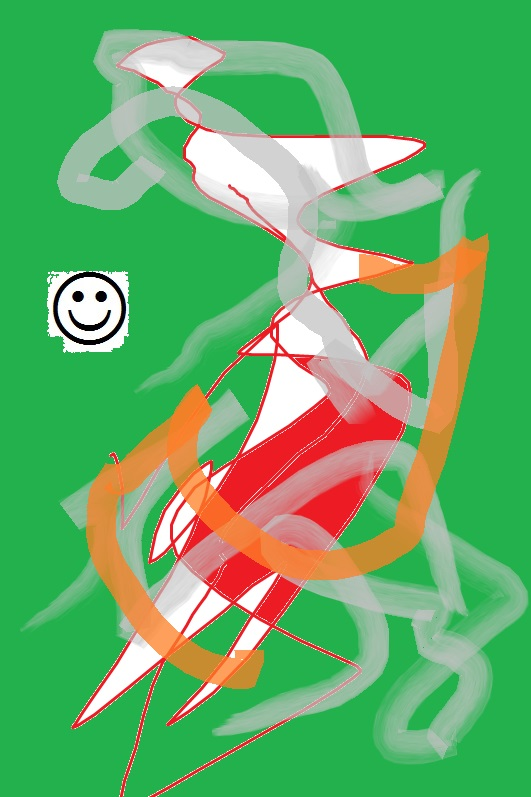
//> input picture OpenCV/OpenCV/MatchTemplate/field.jpg, 531 x 797 px
$ ./MatchTemplate   (built with g++ and OpenCV 4)
//> lines starting //> are read from the running program, lines starting //| are printed output that depends on the picture; after the words box and inside, x2 and y2 are one past the last pixel; in counts of white or black regions, pixels touching at a corner belong together
#include "opencv2/imgcodecs.hpp"
#include "opencv2/highgui.hpp"
#include "opencv2/imgproc.hpp"
#include <iostream>

using namespace std;
using namespace cv;

int main()
{
     Mat result;
     double minVal;
     double maxVal;
     Point minLoc;
     Point maxLoc;
     Mat img = imread("field.jpg");
//> img is the input picture: 797 rows x 531 cols, CV_8UC3; mean B, G, R 104.3, 172.8, 102.7
     Mat temp = imread("template.jpg");
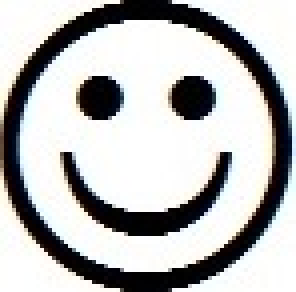
//> input picture OpenCV/OpenCV/MatchTemplate/template.jpg, 74 x 73 px (shown 4 times larger)
//> temp is the input picture: 73 rows x 74 cols, CV_8UC3; mean B, G, R 183.7, 184.1, 183.8
     matchTemplate(img, temp, result, TM_CCORR_NORMED);
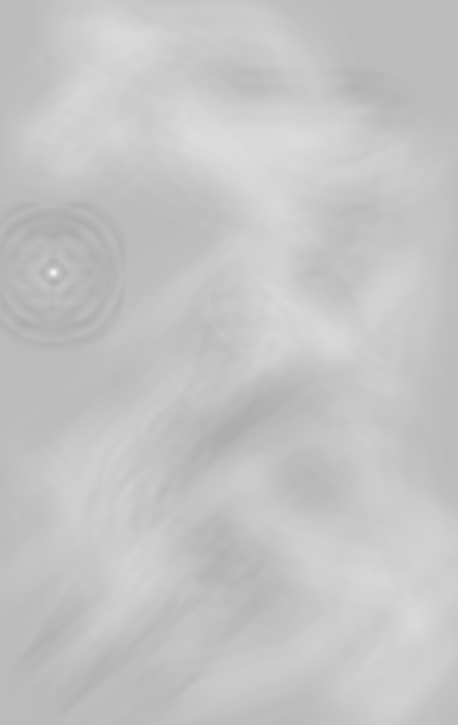
//> result: 725 rows x 458 cols, CV_32FC1; min 0.676, max 0.992, mean 0.771
     imshow("results", result);
     minMaxLoc(result, &minVal, &maxVal, &minLoc, &maxLoc);
//> minVal = 0.676; maxVal = 0.992; minLoc = Point(25, 324); maxLoc = Point(53, 272)
     double corr = maxVal;
//> corr = 0.992
     if (corr > 0.9)
     {
         int x = maxLoc.x;
//> x = 53
         int y = maxLoc.y;
//> y = 272
         ellipse(img, Point(x + temp.rows / 2, y + temp.cols / 2),
             Size(temp.rows / 2, temp.cols / 2), 0, 0,
             360, Scalar(255, 0, 255), 2);
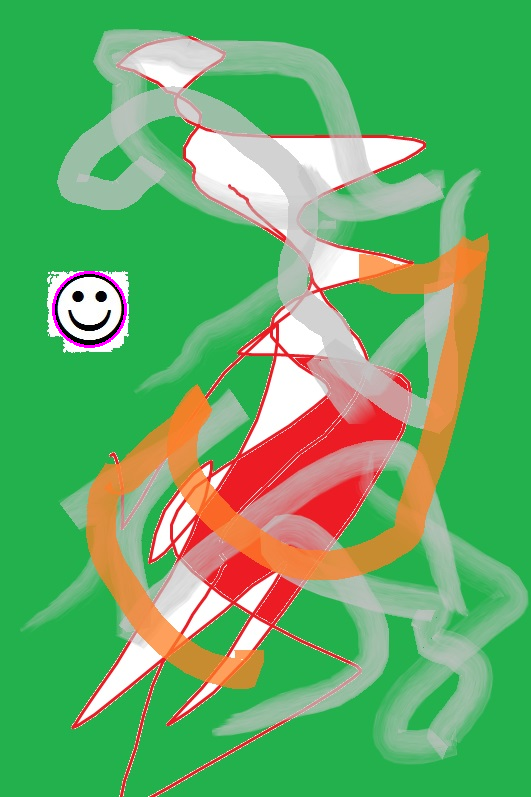
//> img: 797 rows x 531 cols, CV_8UC3; 0.16% of pixels changed, all inside (x1, y1, x2, y2) = (52, 271, 127, 348)
         imshow("Image", img);
         cout << "x=" << x << " y=" << y << " corr=" << corr << endl;
//| x=53 y=272 corr=0.992167
     }
     else
     {
         cout << "Template not found\n";
     }
     waitKey();

}
